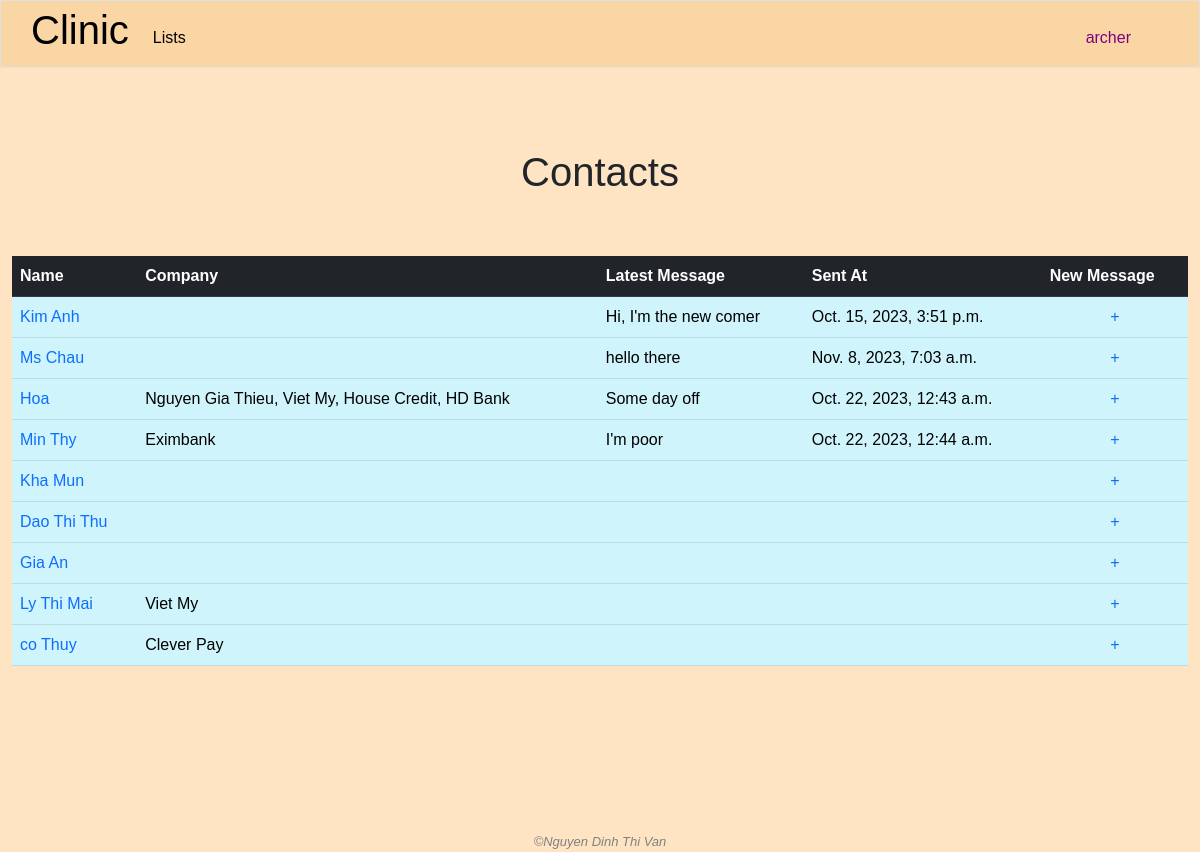
/people (signed in), run on an earlier commit of the app's database.
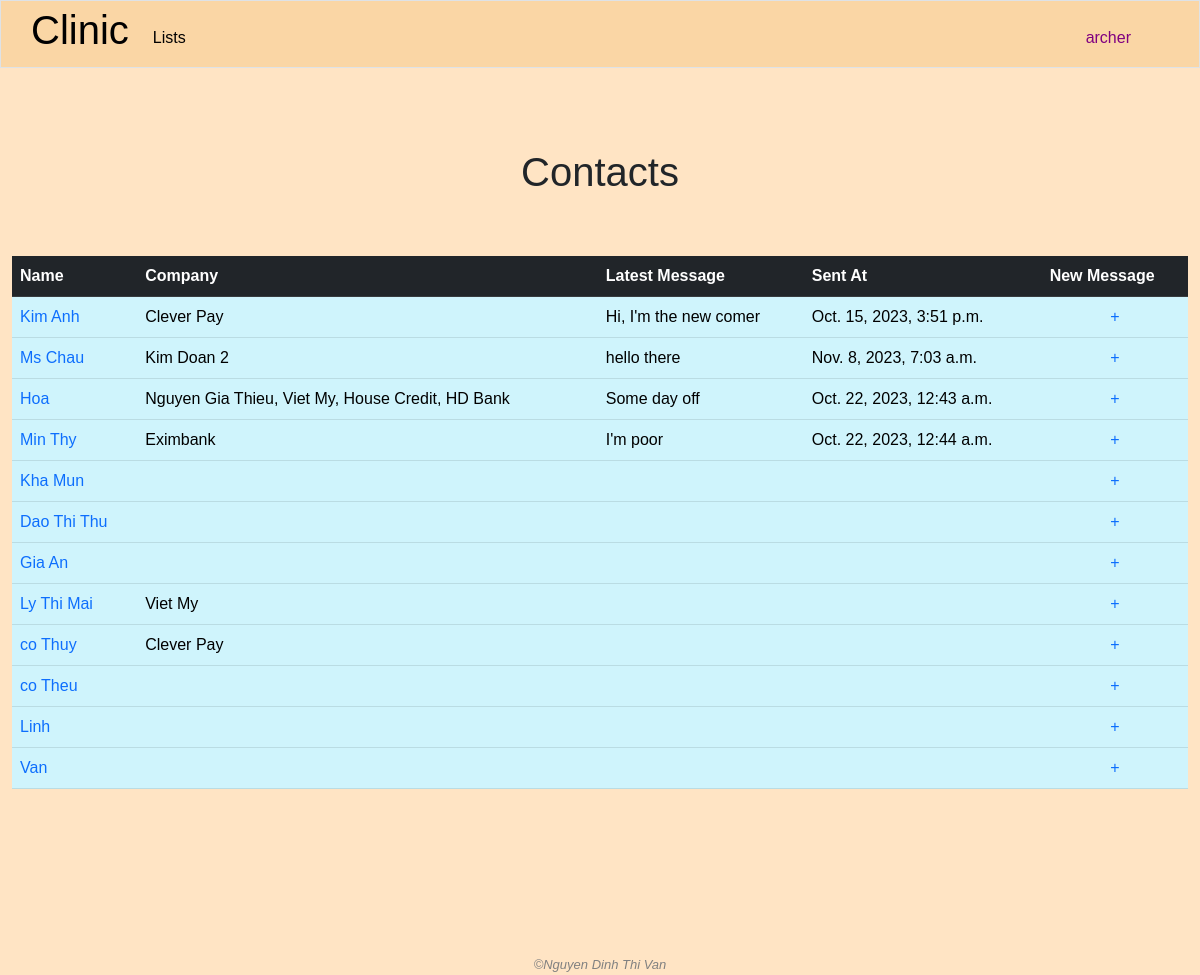
And on a later commit of the database.
### clinic/models.py (models this page shows, shortened)
class People(models.Model):
    name = models.CharField(max_length=255)
    company = models.ManyToManyField(Company,related_name="contact")
    position = models.TextField(blank=True)
    address = models.TextField(blank=True, null=True)
    email = models.CharField(max_length=255)
    phone = models.CharField(max_length=255)
    note = models.TextField(blank=True)
    created_by = models.ForeignKey(User, on_delete=models.SET_NULL, blank=True, null=True, related_name='add_people')
    modified_by = models.ForeignKey(User, on_delete=models.SET_NULL, blank=True, null=True, related_name='modified_person')

class ContactDiary(models.Model):
    name = models.ForeignKey(People, on_delete=models.CASCADE, related_name='talks')
    content = models.TextField()
    date = models.DateTimeField(auto_now_add=True)

class Company(models.Model):
    name = models.CharField(max_length=255)
    industry = models.CharField(max_length=255)
    address = models.TextField()
    email = models.CharField(max_length=255, blank=True, null=True)
    phone = models.CharField(max_length=255, blank=True, null=True)
    representative = models.ForeignKey('People', on_delete=models.SET_NULL, blank=True, null=True, related_name="companies")
    male_headcount = models.IntegerField()
    female_headcount = models.IntegerField()
    created_by = models.ForeignKey(User, on_delete=models.SET_NULL, blank=True, null=True, related_name="add_companies")
    modified_by = models.ForeignKey(User, on_delete=models.SET_NULL, blank=True, null=True, related_name="modified_companies")

### clinic/views.py (the view)
# urls.py: path('people', views.people, name='people'),
@login_required
def people(request):
    if "read_all_people_info" not in user_right(request.user.management_right_level):
        request.session['nay_message'] = 'You are not allowed to enter this part'
        return HttpResponseRedirect(reverse('index'))
    nay_message = request.session.get('nay_message', '')
    yay_message = request.session.get('yay_message', '')
    request.session['nay_message'] = ''
    request.session['yay_message'] = ''
    people = People.objects.all()
    for person in people:
        person.latest_message = person.talks.order_by("-date").first()
        related_companies = person.company.all()
        representing_companies = person.companies.all()
        unique_companies = list(set(related_companies).union(set(representing_companies)))
        person.unique_companies = unique_companies
    return render(request, "clinic/people.html", {
        "people": people,
        "nay_message": nay_message,
        "yay_message": yay_message
    })

### clinic/templates/clinic/people.html (shortened to what this page needs)
{% extends "clinic/layout.html" %}
{% load static %}
{% block main %}
    <h1 class="text-center" style="margin-bottom: 1.5em;">Contacts</h1>
    <div class="container-fluid">
        <table class="table table-info">
            <thead class="table table-dark">
                <tr>
                    <th>Name</th>
                    <th>Company</th>
                    <th>Latest Message</th>
                    <th>Sent At</th>
                    <th>New Message</th>
                </tr>
            </thead>
            <tbody>
                {% for person in people %}
                    <tr>
                        <td>
                            <a class="no-underline" href="{% url 'person_detail' person_id=person.id %}">{{ person.name }}</a>
                        </td>
                        <td>
                            {% for company in person.unique_companies %}
                                {% if not forloop.last %}
                                    {{ company.name }},
                                {% else %}
                                    {{ company.name }}
                                {% endif %}
                            {% endfor %}
                        </td>
                        <td>
                            {{ person.latest_message.content }}
                        </td>
                        <td>
                            {{ person.latest_message.date }}
                        </td>
                        <td style="text-align: center;">
                            <a href="{% url 'add_message_from_all_people_page' person_id=person.id %}" class="no-underline">+</a>
                        </td>
                    </tr>
                {% empty %}
                    No contact yet
                {% endfor %}
            </tbody>
        </table>
    </div>
{% endblock %}

What changed in the data, as far as the page shows it:
changed People "Kim Anh": gains Company (name "Clever Pay")
changed People "Ms Chau": gains Company (name "Kim Doan 2")
added People: name "co Theu"
added People: name "Linh"
added People: name "Van"
